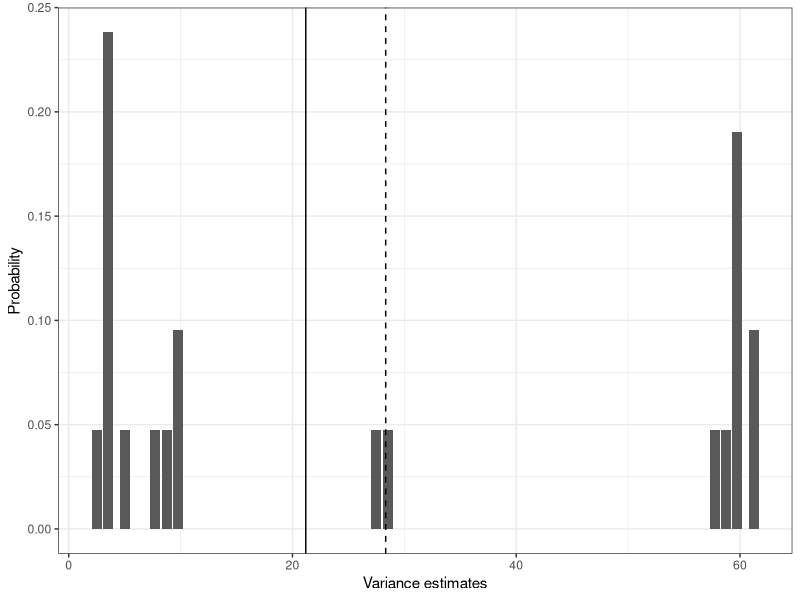

The R script that drew this image: (Note: this script raises an error after producing the figure.)
# setwd(dirname(rstudioapi::getActiveDocumentContext()$path))
rm(list = ls())

## Complete random assignment
n <- 7
n_1_cra <- 2

y_C <- c(10, 15, 20, 20, 10, 15, 15)
y_T <- c(15, 15, 30, 15, 20, 15, 30)
tau <- y_T - y_C
ATE <- mean(tau)

round(x = mean((y_C - mean(y_C)) * (y_T - mean(y_T))), digits = 2)

round(x = mean((y_C - mean(y_C))^2), digits = 2)

round(x = mean((y_T - mean(y_T))^2), digits = 2)

## Don't worry about understanding this line of code
## Just note that it generates all 21 possible assignments
Omega_cra <- apply(X = combn(x = n,
                             m = n_1_cra,
                             simplify = TRUE),
                   MARGIN = 2,
                   FUN = function(x) as.integer(1:n %in% x))

## Assumes uniform random assignment
probs_cra <- rep(x = 1/ncol(Omega_cra), times = ncol(Omega_cra))

## generate observed outcome for each of 21 possible assignments
obs_outs_cra <- sapply(X = 1:ncol(Omega_cra),
                       FUN = function(x) Omega_cra[,x] * y_T + (1 - Omega_cra[,x]) * y_C )

## calculate estimate for each of 21 possible realizations of data
ests_cra <- sapply(X = 1:ncol(Omega_cra),
               FUN = function(x) { mean(obs_outs_cra[,x][which(Omega_cra[,x] == 1)]) - mean(obs_outs_cra[,x][which(Omega_cra[,x] == 0)]) })

obs_outs_cra[,1]
Omega_cra[,1]


## unbiased
ests_cra_EV <- sum(ests_cra * probs_cra)

ests_cra_Var <- mean((ests_cra - ests_cra_EV)^2)

round(x = ests_cra_Var, digits = 2)

## analytic expression for variance
var_y_C <- mean((y_C - mean(y_C))^2)
round(x = var_y_C, digits = 2)
var_y_T <- mean((y_T - mean(y_T))^2)
round(x = var_y_T, digits = 2)
cov_y_C_y_T <- mean((y_C - mean(y_C)) * (y_T - mean(y_T)))
round(x = cov_y_C_y_T, digits = 2)

diff_means_var <- function(.n,
                           .n_t,
                           .y_C,
                           .y_T) {
  
  
  
  var_y_C = mean((.y_C - mean(.y_C))^2)
  
  var_y_T = mean((.y_T - mean(.y_T))^2)
  
  cov_y_C_y_T = mean((.y_C - mean(.y_C)) * (.y_T - mean(.y_T)))
  
  var = (1/(.n - 1)) * ((.n_t * var_y_C) / (.n - .n_t) +
                          
                          (((.n - .n_t) * var_y_T) / .n_t) +
                          
                          (2 * cov_y_C_y_T))
  
  return(var)
  
}


true_var_diff_means_est_cra <- diff_means_var(.n = n,
                                              .n_t = n_1_cra,
                                              .y_C = y_C,
                                              .y_T = y_T)

diff_means_var_est <- function(.n,
                               .n_1,
                               .z,
                               .y) {
  
  obs_y_C = .y[which(.z == 0)]
  obs_y_T = .y[which(.z == 1)]
  
  est_mean_y_C = mean(obs_y_C)
  est_mean_y_T = mean(obs_y_T)
  
  est_var_y_C = ((.n - 1)/(.n * ((.n - .n_1) - 1))) * sum((obs_y_C - est_mean_y_C)^2)
  
  est_var_y_T = ((.n - 1)/(.n * (.n_1 - 1))) * sum((obs_y_T - est_mean_y_T)^2)
  
  return((.n/(.n - 1)) * ( (est_var_y_C/(.n - .n_1)) + (est_var_y_T/.n_1)))
  
  
}

var_ests_cra <- sapply(X = 1:ncol(Omega_cra),
                       FUN = function(x) { diff_means_var_est(.n = n,
                                                              .n_1 = n_1_cra,
                                                              .z = Omega_cra[,x],
                                                              .y = obs_outs_cra[,x]) })
var_ests_cra_EV <- sum(var_ests_cra * probs_cra)
## create dataframe for plot
cra_dist_var_est_data <- data.frame(var_est = var_ests_cra, 
                                    prob = probs_cra)

library(ggplot2)
cra_var_est_dist_plot <- ggplot(data = cra_dist_var_est_data,
                                mapping = aes(x = var_est,
                                              y = prob)) +
  geom_bar(stat = "identity") +
  geom_vline(xintercept = var_ests_cra_EV,
             linetype = "dashed") +
  geom_vline(xintercept = true_var_diff_means_est_cra,
             linetype = "solid") +
  theme_bw() +
  xlab(label = "Variance estimates") +
  ylab(label = "Probability")

cra_var_est_dist_plot

ggsave(plot = cra_var_est_dist_plot,
       file = "cra_var_est_dist_plot.pdf",
       width = 6,
       height = 4,
       units = "in",
       dpi = 600)

asymp_ests_exact <- function(.y_C,
                             .y_T,
                             .prop_T,
                             .h){
  
  y_C = c(.y_C, rep(x = .y_C, times = .h - 1))
  
  y_T = c(.y_T, rep(x = .y_T, times = .h - 1))
  
  Omega = apply(X = combn(x = length(y_C),
                          m = length(y_C) * .prop_T,
                          simplify = TRUE),
                MARGIN = 2,
                FUN = function(x) as.integer(1:(length(y_C)) %in% x))
  
  obs_pot_outs = sapply(X = 1:ncol(Omega),
                        FUN = function(x) { y_T * Omega[,x] + y_C * (1 - Omega[,x]) })
  
  diff_means_ests = sapply(X = 1:ncol(Omega),
                           FUN = function(x) { mean(obs_pot_outs[,x][Omega[,x] == 1]) -
                               mean(obs_pot_outs[,x][Omega[,x] == 0]) })
  
  return(diff_means_ests)
  
}


## Show asymptotic properties
asymp_ests_approx <- function(.y_C,
                              .y_T,
                              .prop_T,
                              .h){
  
  y_C = c(.y_C, rep(x = .y_C, times = .h - 1))
  
  y_T = c(.y_T, rep(x = .y_T, times = .h - 1))
  
  true_EV_diff_means_est = mean(y_T) - mean(y_C)
  
  true_var_diff_means_est = diff_means_var(.n = length(y_C),
                                           .n_t = length(y_C) * .prop_T,
                                           .y_C = y_C,
                                           .y_T = y_T)
  
  return(rnorm(n = 10^3,
               mean = true_EV_diff_means_est,
               sd = sqrt(true_var_diff_means_est)))
  
}

ests_plot_data <- data.frame(est = c(ests_cra,
                                     asymp_ests_exact(.y_C = y_C, .y_T = y_T, .prop_T = (2/7), .h = 3),
                                     asymp_ests_approx(.y_C = y_C, .y_T = y_T, .prop_T = (2/7), .h = 15),
                                     asymp_ests_approx(.y_C = y_C, .y_T = y_T, .prop_T = (2/7), .h = 150)),
                             N = c(rep(x = "N = 7", times = length(ests_cra)),
                                   rep(x = "N = 21", times = choose(21, 6)),
                                   rep(x = "N = 100", times = 10^3),
                                   rep(x = "N = 1000", times = 10^3)))
ests_plot_data$N <- factor(x = ests_plot_data$N, levels = c("N = 7", "N = 21", "N = 100", "N = 1000"))


asymp_ests_plot <- ggplot(data = ests_plot_data,
                              mapping = aes(x = est)) +
  geom_histogram() +
  xlab(label = "Diff-in-Means estimates") +
  ylab(label = "Probability") +
  theme_bw() +
  facet_wrap(facets = .~ N,
             nrow = 1,
             ncol = 4,
             scales = "free_y") +
  theme(axis.ticks.y = element_blank(),
        axis.text.y = element_blank())


#ggsave(plot = asymp_ests_plot,
#       file = "asymp_ests_plot.pdf",
#       width = 6,
#       height = 4,
#       units = "in",
#       dpi = 600)


y_C = c(.y_C, rep(x = .y_C, times = .h - 1))

y_T = c(.y_T, rep(x = .y_T, times = .h - 1))

true_EV_diff_means_est = mean(y_T) - mean(y_C)

true_var_diff_means_est = diff_means_var(.n = length(y_C),
                                         .n_t = length(y_C) * .prop_T,
                                         .y_C = y_C,
                                         .y_T = y_T)

stand_ests_plot_data <- data.frame(est = c( (ests_cra - 5) / sqrt(21.19048),
                                     (asymp_ests_exact(.y_C = y_C, .y_T = y_T, .prop_T = (2/7), .h = 3) - 5) / sqrt(6.357143),
                                     (asymp_ests_approx(.y_C = y_C, .y_T = y_T, .prop_T = (2/7), .h = 15) - 5) / sqrt(0.4049136),
                                     (asymp_ests_approx(.y_C = y_C, .y_T = y_T, .prop_T = (2/7), .h = 150) - 5) / sqrt(0.002690911)),
                             N = c(rep(x = "N = 7", times = length(ests_cra)),
                                   rep(x = "N = 21", times = choose(21, 6)),
                                   rep(x = "N = 100", times = 10^3),
                                   rep(x = "N = 1000", times = 10^3)))
stand_ests_plot_data$N <- factor(x = stand_ests_plot_data$N, levels = c("N = 7", "N = 21", "N = 100", "N = 1000"))


asymp_stand_ests_plot <- ggplot(data = stand_ests_plot_data,
                          mapping = aes(x = est)) +
  geom_histogram() +
  xlab(label = "Standardized Diff-in-Means estimates") +
  ylab(label = "Probability") +
  theme_bw() +
  facet_wrap(facets = .~ N,
             nrow = 1,
             ncol = 4,
             scales = "free") +
  scale_x_continuous(labels = 0, breaks = 1) +
  theme(axis.ticks.y = element_blank(),
        axis.text.y = element_blank())
ggsave(plot = asymp_stand_ests_plot,
       file = "asymp_stand_ests_plot.pdf",
       width = 6,
       height = 4,
       units = "in",
       dpi = 600)



var_ests_EVs <- sapply(X = 1:3,
                       FUN = function(x) { mean(asymp_ests_h_1_3[[x]][[6]]) })

true_vars <- c(asymp_ests_h_1_3[[1]][[3]], asymp_ests_h_1_3[[2]][[3]], asymp_ests_h_1_3[[3]][[3]])

asym_var_ests_data <- data.frame(var_ests = c(asymp_ests_h_1_3[[1]][[6]], asymp_ests_h_1_3[[2]][[6]], asymp_ests_h_1_3[[3]][[6]]),
                                 h = as.factor(c(rep(x = 1, times = length(asymp_ests_h_1_3[[1]][[6]])),
                                                 rep(x = 2, times = length(asymp_ests_h_1_3[[2]][[6]])),
                                                 rep(x = 3, times = length(asymp_ests_h_1_3[[3]][[6]])))))

levels(asym_var_ests_data$h) <- c("h = 1",
                              "h = 2",
                              "h = 3")

vline_data <- data.frame(h = levels(asym_var_ests_data$h),
                         solid_vl = true_vars,
                         dashed_vl = var_ests_EVs) 

asymp_var_ests_plot <- ggplot(data = asym_var_ests_data,
                              mapping = aes(x = var_ests, y = (..count..)/sum(..count..))) +
  geom_histogram(data = subset(x = asym_var_ests_data,
                               subset = h == "h = 1"),
                 binwidth = 1) +
  geom_histogram(data = subset(x = asym_var_ests_data,
                               subset = h == "h = 2"),
                 binwidth = 1) +
  geom_histogram(data = subset(x = asym_var_ests_data,
                               subset = h == "h = 3"),
                 binwidth = 1) +
  geom_vline(mapping = aes(xintercept = solid_vl), linetype = "solid", data = vline_data) +
  geom_vline(mapping = aes(xintercept = dashed_vl), linetype = "dashed", data = vline_data) +
  xlab(label = "Variance estimates") +
  ylab(label = "Probability") +
  theme_bw() +
  facet_wrap(facets = .~ h,
             nrow = 1,
             ncol = 3) 

ggsave(plot = asymp_var_ests_plot,
       file = "asymp_var_ests_plot.pdf",
       width = 6,
       height = 4,
       units = "in",
       dpi = 600)

